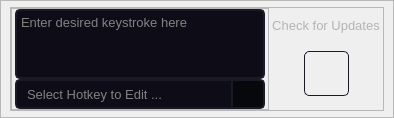
            <widget class="QFrame" name="keybinds_settings_frame">
             <property name="minimumSize">
              <size>
               <width>0</width>
               <height>105</height>
              </size>
             </property>
             <property name="maximumSize">
              <size>
               <width>16777215</width>
               <height>16777215</height>
              </size>
             </property>
             <property name="font">
              <font>
               <pointsize>10</pointsize>
               <italic>false</italic>
               <bold>false</bold>
              </font>
             </property>
             <property name="styleSheet">
              <string notr="true"/>
             </property>
             <property name="frameShape">
              <enum>QFrame::StyledPanel</enum>
             </property>
             <property name="frameShadow">
              <enum>QFrame::Raised</enum>
             </property>
             <layout class="QHBoxLayout" name="horizontalLayout_19">
              <property name="spacing">
               <number>0</number>
              </property>
              <property name="leftMargin">
               <number>9</number>
              </property>
              <property name="topMargin">
               <number>6</number>
              </property>
              <property name="rightMargin">
               <number>9</number>
              </property>
              <property name="bottomMargin">
               <number>6</number>
              </property>
              <item>
               <widget class="QFrame" name="scan_keybinds_settings_frame">
                <property name="font">
                 <font>
                  <pointsize>10</pointsize>
                  <italic>false</italic>
                  <bold>false</bold>
                 </font>
                </property>
                <property name="styleSheet">
                 <string notr="true"/>
                </property>
                <property name="frameShape">
                 <enum>QFrame::StyledPanel</enum>
                </property>
                <property name="frameShadow">
                 <enum>QFrame::Raised</enum>
                </property>
                <layout class="QHBoxLayout" name="horizontalLayout_2">
                 <property name="spacing">
                  <number>0</number>
                 </property>
                 <property name="leftMargin">
                  <number>0</number>
                 </property>
                 <property name="topMargin">
                  <number>0</number>
                 </property>
                 <property name="rightMargin">
                  <number>0</number>
                 </property>
                 <property name="bottomMargin">
                  <number>0</number>
                 </property>
                 <item>
                  <widget class="QFrame" name="frame_21">
                   <property name="font">
                    <font>
                     <pointsize>10</pointsize>
                     <italic>false</italic>
                     <bold>false</bold>
                    </font>
                   </property>
                   <property name="styleSheet">
                    <string notr="true"/>
                   </property>
                   <property name="frameShape">
                    <enum>QFrame::StyledPanel</enum>
                   </property>
                   <property name="frameShadow">
                    <enum>QFrame::Raised</enum>
                   </property>
                   <layout class="QVBoxLayout" name="verticalLayout_11">
                    <property name="spacing">
                     <number>0</number>
                    </property>
                    <property name="leftMargin">
                     <number>3</number>
                    </property>
                    <property name="topMargin">
                     <number>0</number>
                    </property>
                    <property name="rightMargin">
                     <number>3</number>
                    </property>
                    <property name="bottomMargin">
                     <number>0</number>
                    </property>
                    <item>
                     <widget class="QPlainTextEdit" name="hotkey_text_edit">
                      <property name="enabled">
                       <bool>false</bool>
                      </property>
                      <property name="sizePolicy">
                       <sizepolicy hsizetype="Preferred" vsizetype="Preferred">
                        <horstretch>0</horstretch>
                        <verstretch>0</verstretch>
                       </sizepolicy>
                      </property>
                      <property name="maximumSize">
                       <size>
                        <width>16777215</width>
                        <height>70</height>
                       </size>
                      </property>
                      <property name="font">
                       <font>
                        <pointsize>10</pointsize>
                        <italic>false</italic>
                        <bold>false</bold>
                        <stylestrategy>PreferAntialias</stylestrategy>
                        <kerning>true</kerning>
                       </font>
                      </property>
                      <property name="cursor" stdset="0">
                       <cursorShape>UpArrowCursor</cursorShape>
                      </property>
                      <property name="toolTip">
                       <string>DISABLED
Enter desired keystroke in this box.</string>
                      </property>
                      <property name="styleSheet">
                       <string notr="true">QPlainTextEdit{
border: 2px solid rgb(26,26,39);
border-radius: 5px; 
background-color: rgb(13, 12, 23);
color: rgb(130, 130, 130);
}


QPlainTextEdit:hover{
    border: 2px solid rgba(230,5,64,.36);
    border-bottom-radius: 5px; 
}

QPlainTextEdit:focus{
border: 1px solid black;
border-radius: 1px; 
background: rgb(97,97,97);
color: black;
}

QPlainTextEdit:unfocus{
border: 2px solid rgb(26,26,39);
border-radius: 5px; 
background-color: rgb(13, 12, 23);
color: rgb(180, 180, 180); 
}</string>
                      </property>
                      <property name="frameShape">
                       <enum>QFrame::NoFrame</enum>
                      </property>
                      <property name="frameShadow">
                       <enum>QFrame::Plain</enum>
                      </property>
                      <property name="verticalScrollBarPolicy">
                       <enum>Qt::ScrollBarAlwaysOff</enum>
                      </property>
                      <property name="horizontalScrollBarPolicy">
                       <enum>Qt::ScrollBarAlwaysOff</enum>
                      </property>
                      <property name="documentTitle">
                       <string/>
                      </property>
                      <property name="undoRedoEnabled">
                       <bool>false</bool>
                      </property>
                      <property name="readOnly">
                       <bool>true</bool>
                      </property>
                      <property name="plainText">
                       <string>Enter desired keystroke here

</string>
                      </property>
                      <property name="overwriteMode">
                       <bool>true</bool>
                      </property>
                      <property name="textInteractionFlags">
                       <set>Qt::TextSelectableByKeyboard|Qt::TextSelectableByMouse</set>
                      </property>
                      <property name="backgroundVisible">
                       <bool>false</bool>
                      </property>
                      <property name="placeholderText">
                       <string/>
                      </property>
                     </widget>
                    </item>
                    <item>
                     <widget class="QFrame" name="combo_box_frame">
                      <property name="enabled">
                       <bool>true</bool>
                      </property>
                      <property name="maximumSize">
                       <size>
                        <width>250</width>
                        <height>40</height>
                       </size>
                      </property>
                      <property name="font">
                       <font>
                        <pointsize>10</pointsize>
                        <italic>false</italic>
                        <bold>false</bold>
                       </font>
                      </property>
                      <property name="styleSheet">
                       <string notr="true">QFrame QAbstractItemView {
color: rgb(180, 180, 180);
padding: 2px 6px 2px 10px;
border: 1px solid black;
outline: 0;
}


QFrame QAbstractItemView::item:hover
{

    border-bottom: 3px solid rgba(230,5,64,.56);
    border-bottom-radius: 22px; 

}</string>
                      </property>
                      <property name="frameShape">
                       <enum>QFrame::NoFrame</enum>
                      </property>
                      <property name="frameShadow">
                       <enum>QFrame::Plain</enum>
                      </property>
                      <layout class="QVBoxLayout" name="verticalLayout">
                       <property name="spacing">
                        <number>0</number>
                       </property>
                       <property name="leftMargin">
                        <number>0</number>
                       </property>
                       <property name="topMargin">
                        <number>0</number>
                       </property>
                       <property name="rightMargin">
                        <number>0</number>
                       </property>
                       <property name="bottomMargin">
                        <number>0</number>
                       </property>
                       <item>
                        <widget class="QComboBox" name="comboBox">
                         <property name="enabled">
                          <bool>false</bool>
                         </property>
                         <property name="minimumSize">
                          <size>
                           <width>0</width>
                           <height>30</height>
                          </size>
                         </property>
                         <property name="maximumSize">
                          <size>
                           <width>250</width>
                           <height>16777215</height>
                          </size>
                         </property>
                         <property name="font">
                          <font>
                           <pointsize>10</pointsize>
                           <italic>false</italic>
                           <bold>false</bold>
                           <stylestrategy>PreferAntialias</stylestrategy>
                           <kerning>true</kerning>
                          </font>
                         </property>
                         <property name="toolTip">
                          <string>DISABLED
Select hotkey that you wish to edit.</string>
                         </property>
                         <property name="styleSheet">
                          <string notr="true">QComboBox {
border: 2px solid rgb(26,26,39);
border-radius: 5px; 
background-color: rgb(13, 12, 23);
color: rgb(130, 130, 130);
padding: 2px 6px 2px 10px;
}

QComboBox::drop-down {
    subcontrol-origin: padding;
    subcontrol-position: top right;
    background-color: rgb(6,8,11);
    width: 30px;

    border-left-width: 2px;
    border-left-color: rgb(26,26,39);
    border-left-style: solid; 
    border-top-right-radius: 3px; 
    border-bottom-right-radius: 3px;
}

QComboBox:hover{
    border-bottom: 2px solid rgba(230,5,64,.66);
    border-bottom-radius: 5px; 
}

QComboBox::down-arrow {
    image: url(:/tertiary_ui_elems/ui_elements/media/hotkey_arrow_normal.ico);
    width: 28 px;
    height: 28 px;
    
}

QComboBox::down-arrow:hover {
    image: url(:/tertiary_ui_elems/ui_elements/media/hotkey_arrow_hover.ico);
    width: 28 px;
    height: 28 px;
}

QComboBox::down-arrow:on {
    image: url(:/tertiary_ui_elems/ui_elements/media/hotkey_arrow_open.ico);
    width: 28 px;
    height: 28 px;
}</string>
                         </property>
                         <property name="editable">
                          <bool>false</bool>
                         </property>
                         <property name="currentText">
                          <string/>
                         </property>
                         <property name="currentIndex">
                          <number>-1</number>
                         </property>
                         <property name="maxVisibleItems">
                          <number>4</number>
                         </property>
                         <property name="maxCount">
                          <number>4</number>
                         </property>
                         <property name="placeholderText">
                          <string>Select Hotkey to Edit ...</string>
                         </property>
                         <property name="frame">
                          <bool>true</bool>
                         </property>
                         <item>
                          <property name="text">
                           <string>Toggle Keyboard Event Listener</string>
                          </property>
                         </item>
                         <item>
                          <property name="text">
                           <string>Initiate Primary Scan</string>
                          </property>
                         </item>
                         <item>
                          <property name="text">
                           <string>Initiate Secondary Scan</string>
                          </property>
                         </item>
                         <item>
                          <property name="text">
                           <string>Toggle Tilda Overlay</string>
                          </property>
                         </item>
                        </widget>
                       </item>
                      </layout>
                     </widget>
                    </item>
                   </layout>
                  </widget>
                 </item>
                 <item>
                  <widget class="QFrame" name="frame_22">
                   <property name="minimumSize">
                    <size>
                     <width>90</width>
                     <height>0</height>
                    </size>
                   </property>
                   <property name="maximumSize">
                    <size>
                     <width>16777215</width>
                     <height>16777215</height>
                    </size>
                   </property>
                   <property name="font">
                    <font>
                     <pointsize>10</pointsize>
                     <italic>false</italic>
                     <bold>false</bold>
                    </font>
                   </property>
                   <property name="styleSheet">
                    <string notr="true">QFrame {
border: 0px solid rgb(26,26,39);
border-radius: 5px; 
color: rgb(180, 180, 180); 
}</string>
                   </property>
                   <property name="frameShape">
                    <enum>QFrame::StyledPanel</enum>
                   </property>
                   <property name="frameShadow">
                    <enum>QFrame::Raised</enum>
                   </property>
                   <layout class="QVBoxLayout" name="verticalLayout_15">
                    <property name="spacing">
                     <number>9</number>
                    </property>
                    <property name="leftMargin">
                     <number>3</number>
                    </property>
                    <property name="topMargin">
                     <number>0</number>
                    </property>
                    <property name="rightMargin">
                     <number>3</number>
                    </property>
                    <property name="bottomMargin">
                     <number>14</number>
                    </property>
                    <item>
                     <widget class="QLabel" name="label_6">
                      <property name="font">
                       <font>
                        <pointsize>10</pointsize>
                        <italic>false</italic>
                        <bold>false</bold>
                       </font>
                      </property>
                      <property name="styleSheet">
                       <string notr="true">QLabel{
color: rgb(180, 180, 180);
border: none;
}</string>
                      </property>
                      <property name="text">
                       <string>Check for Updates</string>
                      </property>
                      <property name="alignment">
                       <set>Qt::AlignCenter</set>
                      </property>
                      <property name="wordWrap">
                       <bool>true</bool>
                      </property>
                     </widget>
                    </item>
                    <item>
                     <widget class="QFrame" name="hotkey_help_frame">
                      <property name="minimumSize">
                       <size>
                        <width>0</width>
                        <height>20</height>
                       </size>
                      </property>
                      <property name="maximumSize">
                       <size>
                        <width>16777215</width>
                        <height>16777215</height>
                       </size>
                      </property>
                      <property name="layoutDirection">
                       <enum>Qt::LeftToRight</enum>
                      </property>
                      <property name="styleSheet">
                       <string notr="true">QFrame {
border: none;
}

</string>
                      </property>
                      <property name="frameShape">
                       <enum>QFrame::NoFrame</enum>
                      </property>
                      <property name="frameShadow">
                       <enum>QFrame::Plain</enum>
                      </property>
                      <property name="lineWidth">
                       <number>0</number>
                      </property>
                      <layout class="QHBoxLayout" name="horizontalLayout_3" stretch="0,0,0">
                       <property name="spacing">
                        <number>0</number>
                       </property>
                       <property name="leftMargin">
                        <number>0</number>
                       </property>
                       <property name="topMargin">
                        <number>0</number>
                       </property>
                       <property name="rightMargin">
                        <number>0</number>
                       </property>
                       <property name="bottomMargin">
                        <number>0</number>
                       </property>
                       <item>
                        <widget class="QFrame" name="frame_2">
                         <property name="frameShape">
                          <enum>QFrame::NoFrame</enum>
                         </property>
                         <property name="frameShadow">
                          <enum>QFrame::Plain</enum>
                         </property>
                        </widget>
                       </item>
                       <item>
                        <widget class="QPushButton" name="hotkey_help_btn">
                         <property name="sizePolicy">
                          <sizepolicy hsizetype="Preferred" vsizetype="Preferred">
                           <horstretch>0</horstretch>
                           <verstretch>0</verstretch>
                          </sizepolicy>
                         </property>
                         <property name="minimumSize">
                          <size>
                           <width>45</width>
                           <height>45</height>
                          </size>
                         </property>
                         <property name="maximumSize">
                          <size>
                           <width>45</width>
                           <height>45</height>
                          </size>
                         </property>
                         <property name="font">
                          <font>
                           <pointsize>10</pointsize>
                           <italic>false</italic>
                           <bold>false</bold>
                          </font>
                         </property>
                         <property name="toolTip">
                          <string>Check for application updates!</string>
                         </property>
                         <property name="whatsThis">
                          <string/>
                         </property>
                         <property name="styleSheet">
                          <string notr="true">QPushButton {
border: 1px solid rgb(26,26,39);
border-radius: 5px; 
color: rgb(180, 180, 180); 
}

QPushButton:hover {
	color: rgb(180, 180, 180); 
    background-color: rgb(26,26,39);
    border-width: 0px;
    border-color: black;
    border-radius: 6px;

}


</string>
                         </property>
                         <property name="text">
                          <string/>
                         </property>
                         <property name="icon">
                          <iconset resource="resources.qrc">
                           <normaloff>:/tertiary_ui_elems/ui_elements/media/update.ico</normaloff>:/tertiary_ui_elems/ui_elements/media/update.ico</iconset>
                         </property>
                         <property name="iconSize">
                          <size>
                           <width>35</width>
                           <height>35</height>
                          </size>
                         </property>
                         <property name="checkable">
                          <bool>false</bool>
                         </property>
                         <property name="flat">
                          <bool>true</bool>
                         </property>
                        </widget>
                       </item>
                       <item>
                        <widget class="QFrame" name="frame">
                         <property name="frameShape">
                          <enum>QFrame::NoFrame</enum>
                         </property>
                         <property name="frameShadow">
                          <enum>QFrame::Plain</enum>
                         </property>
                        </widget>
                       </item>
                      </layout>
                     </widget>
                    </item>
                   </layout>
                  </widget>
                 </item>
                </layout>
               </widget>
              </item>
             </layout>
            </widget>
